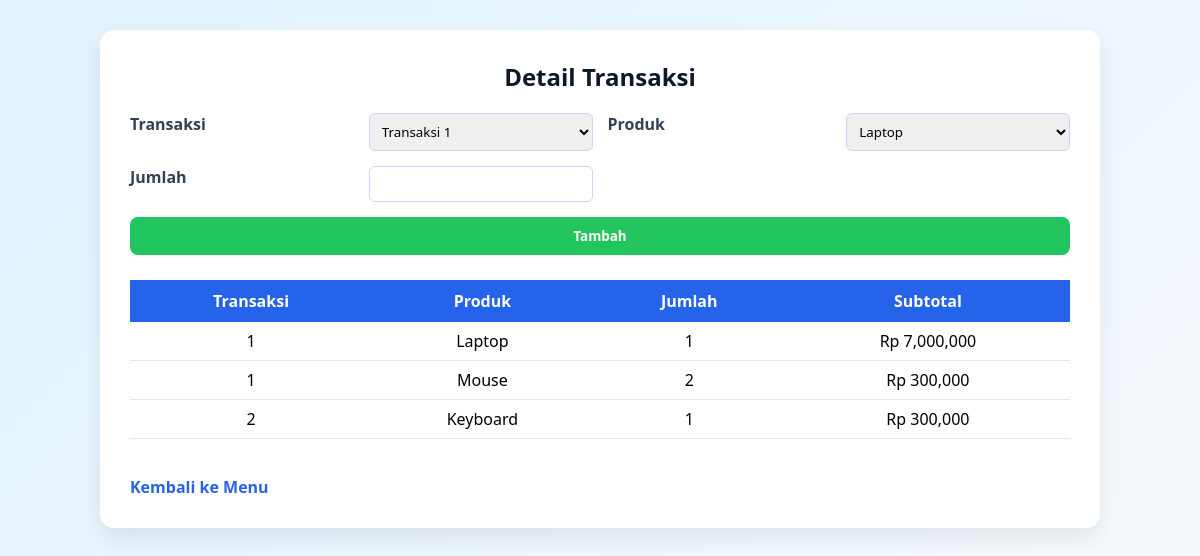
/detail_transaksi.php, run on the app's committed database.
### tables this page shows
CREATE TABLE detail_transaksi (
    id_detail INT AUTO_INCREMENT PRIMARY KEY,
    id_transaksi INT NOT NULL,
    id_produk INT NOT NULL,
    jumlah INT NOT NULL,
    subtotal INT NOT NULL,
    CONSTRAINT fk_transaksi
        FOREIGN KEY (id_transaksi)
        REFERENCES transaksi(id_transaksi)
        ON DELETE CASCADE
        ON UPDATE CASCADE,
    CONSTRAINT fk_produk
        FOREIGN KEY (id_produk)
        REFERENCES produk(id_produk)
        ON DELETE CASCADE
        ON UPDATE CASCADE
);

CREATE TABLE produk (
    id_produk INT AUTO_INCREMENT PRIMARY KEY,
    nama_produk VARCHAR(100) NOT NULL,
    harga INT NOT NULL,
    stok INT NOT NULL
);

### detail_transaksi.php (the view, shortened to what this page needs)
<?php include 'koneksi.php'; ?>
<!DOCTYPE html>
<html>
<head>
    <link rel="stylesheet" href="style.css">
</head>
<body>
<div class="container">
    <h2>Detail Transaksi</h2>
    <form method="post">
        <label>Transaksi</label>
        <select name="transaksi">
            <?php
            $t = mysqli_query($conn, "SELECT * FROM transaksi");
            while ($d = mysqli_fetch_assoc($t)) {
                echo "<option value='$d[id_transaksi]'>Transaksi $d[id_transaksi]</option>";
            }
            ?>
        </select>
        <label>Produk</label>
        <select name="produk">
            <?php
            $p = mysqli_query($conn, "SELECT * FROM produk");
            while ($d = mysqli_fetch_assoc($p)) {
                echo "<option value='$d[id_produk]'>$d[nama_produk]</option>";
            }
            ?>
        </select>
        <label>Jumlah</label>
        <input type="number" name="jumlah" required>
        <button name="simpan">Tambah</button>
    </form>
    <table>
        <tr>
            <th>Transaksi</th>
            <th>Produk</th>
            <th>Jumlah</th>
            <th>Subtotal</th>
        </tr>
        <?php
        $q = mysqli_query($conn,
        "SELECT detail_transaksi.*, produk.nama_produk
         FROM detail_transaksi
         JOIN produk ON detail_transaksi.id_produk = produk.id_produk");
        while ($d = mysqli_fetch_assoc($q)) {
        ?>
        <tr>
            <td><?= $d['id_transaksi']; ?></td>
            <td><?= $d['nama_produk']; ?></td>
            <td><?= $d['jumlah']; ?></td>
            <td>Rp <?= number_format($d['subtotal']); ?></td>
        </tr>
        <?php } ?>
    </table>
    <br>
    <a href="index.php">Kembali ke Menu</a>
</div>
</body>
</html>

### koneksi.php (shortened to what this page needs)
<link rel="stylesheet" href="style.css">

### style.css (style rules this page uses)
* { margin: 0; padding: 0; box-sizing: border-box; font-family: 'Segoe UI', Tahoma, sans-serif; }
body { background: linear-gradient(135deg, #e0f2fe, #f8fafc); min-height: 100vh; padding: 30px; }
.container { max-width: 1000px; margin: auto; background: #ffffff; padding: 30px; border-radius: 14px; box-shadow: 0 10px 25px rgba(0,0,0,0.08); }
h2 { text-align: center; margin-bottom: 20px; color: #0f172a; }
form { display: grid; grid-template-columns: repeat(auto-fit, minmax(200px, 1fr)); gap: 15px; margin-bottom: 25px; }
form label { font-weight: 600; color: #334155; }
form input, form select { padding: 8px; border-radius: 6px; border: 1px solid #cbd5f5; }
form button { grid-column: 1 / -1; padding: 10px; background: #22c55e; color: white; border: none; border-radius: 8px; font-weight: bold; cursor: pointer; }
table { width: 100%; border-collapse: collapse; }
table th { background: #2563eb; color: white; padding: 10px; }
table td { padding: 8px; border-bottom: 1px solid #e5e7eb; text-align: center; }
a { display: inline-block; margin-top: 15px; color: #2563eb; text-decoration: none; font-weight: 600; }

### data on the page
detail_transaksi: id_transaksi "1", id_produk.nama_produk "Laptop", jumlah "1", subtotal "7,000,000"
detail_transaksi: id_transaksi "1", id_produk.nama_produk "Mouse", jumlah "2", subtotal "300,000"
detail_transaksi: id_transaksi "2", id_produk.nama_produk "Keyboard", jumlah "1", subtotal "300,000"

### other printed values
form field produk "Laptop"
